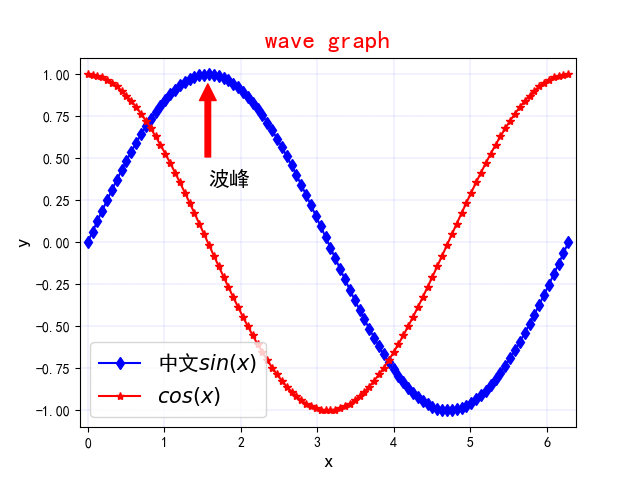

Python code for this plot:
# -*- coding: utf-8 -*-

import numpy as np
import matplotlib.pyplot as plt


# 折线图---函数式绘图例子 % matplotlib inline

x = np.linspace(0, 2*np.pi, 100, endpoint=True)
y = np.sin(x)

x2 = x
y2 = np.cos(x2)

plt.plot(x, y, 'b-d', label='中文$sin(x)$')
plt.plot(x2, y2, 'r-*', label='$cos(x)$')

plt.xlabel('x', fontsize=14)
plt.ylabel('y', fontsize=14)

plt.grid(color='b', linewidth='0.1', linestyle='--')

plt.title('wave graph', fontsize=18, color='r', weight='light')

plt.xlim(min(x) - 0.1, max(x) + 0.1)
plt.ylim(min(y) - 0.1, max(y) + 0.1)

# 用来正常显示中文标签
plt.rcParams['font.sans-serif'] = ['SimHei']
# 用来正常显示负号
plt.rcParams['axes.unicode_minus'] = False

# 最优化标签位置
plt.legend(loc='best', fontsize=15)
plt.annotate('波峰', xy=[np.pi/2, 1], xycoords='data', xytext=(-0, -80),
             arrowprops=dict(color='red', shrink=0.1), textcoords='offset points',
             fontsize=15, color='black')
plt.savefig('matplotlib_01.png')
plt.show()

